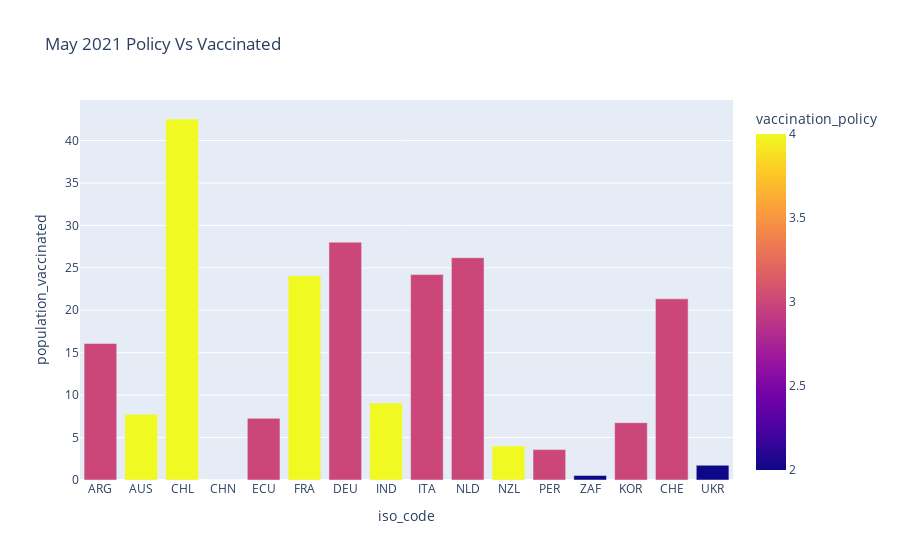

The notebook cell this image was saved under:
### Code cell
fig = px.bar(policy_owid_feb, x="iso_code", y="population_vaccinated", color="vaccination_policy", title="May 2021 Policy Vs Vaccinated")
fig.show()

### Figure 1 — Plotly figure (JSON) as saved in the notebook; plotly's stock layout.template omitted (floating-point values rounded to 4 significant figures)
{"data": [{"alignmentgroup": "True", "hovertemplate": "iso_code=%{x}<br>population_vaccinated=%{y}<br>vaccination_policy=%{marker.color}<extra></extra>", "legendgroup": "", "marker": {"color": [3, 4, 4, 4, 3, 4, 3, 4, 3, 3, 4, 3, 2, 3, 3, 2], "coloraxis": "coloraxis", "pattern": {"shape": ""}}, "name": "", "offsetgroup": "", "orientation": "v", "showlegend": false, "textposition": "auto", "type": "bar", "x": ["ARG", "AUS", "CHL", "CHN", "ECU", "FRA", "DEU", "IND", "ITA", "NLD", "NZL", "PER", "ZAF", "KOR", "CHE", "UKR"], "xaxis": "x", "y": [16.09, 7.732, 42.53, 0, 7.268, 24.06, 28.02, 9.066, 24.2, 26.19, 4.006, 3.583, 0.5307, 6.753, 21.34, 1.737], "yaxis": "y"}], "layout": {"barmode": "relative", "coloraxis": {"colorbar": {"title": {"text": "vaccination_policy"}}, "colorscale": [[0, "#0d0887"], [0.1111, "#46039f"], [0.2222, "#7201a8"], [0.3333, "#9c179e"], [0.4444, "#bd3786"], [0.5556, "#d8576b"], [0.6667, "#ed7953"], [0.7778, "#fb9f3a"], [0.8889, "#fdca26"], [1, "#f0f921"]]}, "legend": {"tracegroupgap": 0}, "title": {"text": "May 2021 Policy Vs Vaccinated"}, "xaxis": {"anchor": "y", "domain": [0, 1], "title": {"text": "iso_code"}}, "yaxis": {"anchor": "x", "domain": [0, 1], "title": {"text": "population_vaccinated"}}}}
